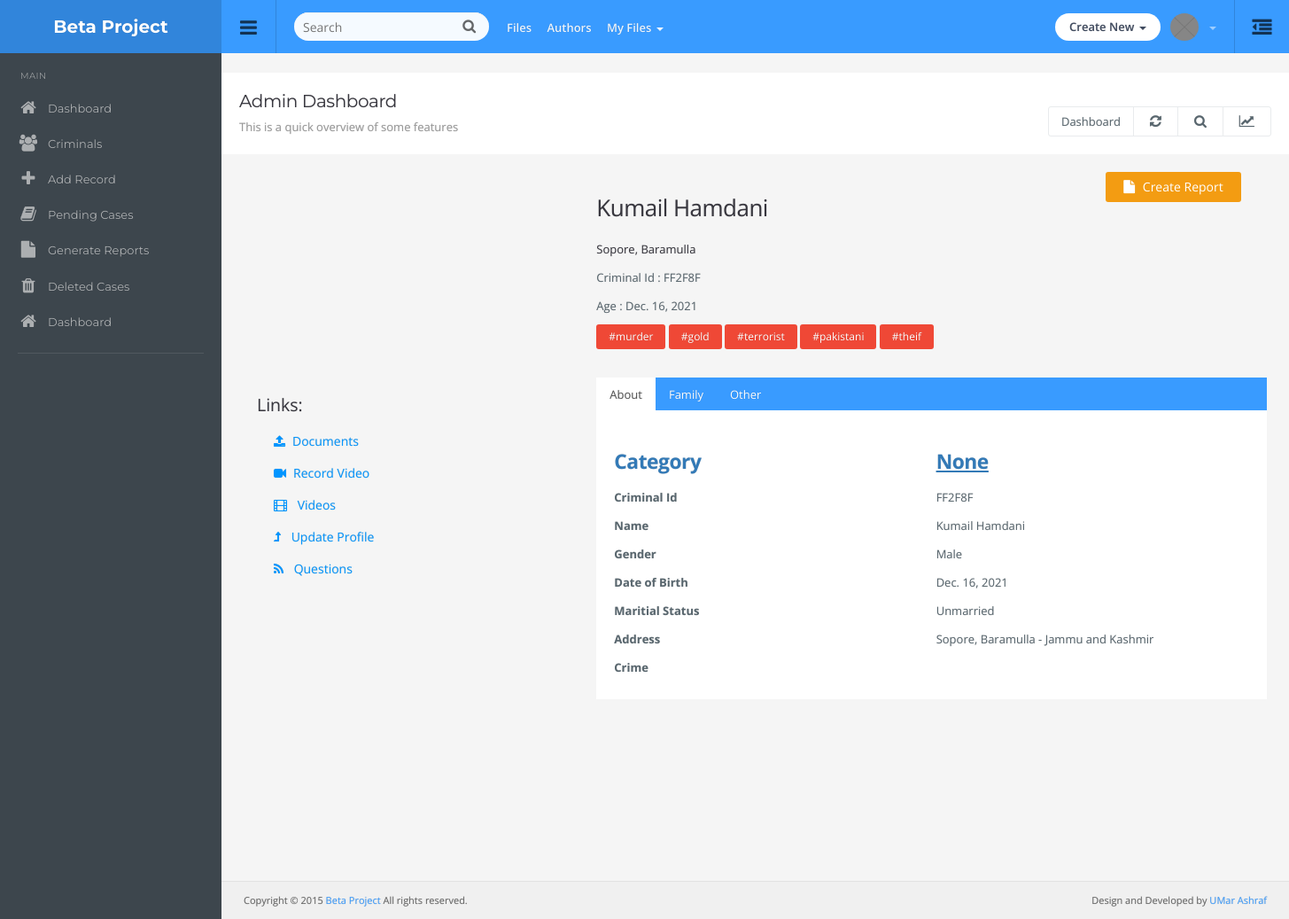
The page /view/20 (signed in) on the database its author committed.
### criminals/models.py (models this page shows, shortened)
class criminal(models.Model):
    category = models.ForeignKey(criminalcategory, on_delete=models.SET_NULL, null=True)
    fname= models.CharField(max_length=50)
    lname= models.CharField(max_length=50)
    code= models.CharField(max_length=100, default = uuid.uuid4().hex[:6].upper())
    dob=models.DateField(null=True, blank=True)
    gender=models.CharField(max_length=50)
    martial_status=models.CharField(max_length=50)
    pending=models.BooleanField(default=1)
    deleted=models.BooleanField(default=0)
    interviewed =models.BooleanField(default=0)
    imprisioned = models.BooleanField(default=1)
    created_on=models.DateField(auto_now_add=True)
    updated_on=models.DateField(auto_now=True)
    tags = TaggableManager()
    def getcriminal(id):
        return criminal.objects.get(id=id)

class criminaladdress(models.Model):
    criminal = models.ForeignKey(criminal, on_delete=models.CASCADE)
    country = models.CharField(max_length=50)
    state=models.CharField(max_length=50)
    district=models.CharField(max_length=50)
    town=models.CharField(max_length=50)
    zipcode=models.CharField(max_length=50)

### criminals/decorators.py (the view)
    def wrapperFun(request, *args, **kwargs):
        if request.user.is_superuser:
            return view_function(request, *args, **kwargs)
        elif request.user.is_staff or request.user.is_active:
            return redirect('subadmin')
        else:
            return redirect('userlogin')

### criminals/views.py (called while the page is built)
@adminOnly
def viewcriminal(request,id):
    cri=criminal.getcriminal(id)
    return render(request,'criminal.html',{'criminal':cri})

### criminals/templates/criminal.html (shortened to what this page needs)
{% extends 'base.html' %}
{% load static %}
{%block body%}
{% block links %}
<link rel="stylesheet" href="../../static/owl/owl.carousel.min.css">
<link rel="stylesheet" href="../../static/owl/owl.theme.default.css">
{% endblock links %}
<div class="container emp-profile">
    <div class="row">
        <div class="col-md-4">
            <div class="profile-img">
                <div class="owl-carousel">
                </div>
            </div>
        </div>
        <div class="col-md-6">
            <div class="profile-head">
                <h2>
                    {{criminal.fname}} {{criminal.lname}}
                </h2>
                <h6>
                    {% for address in criminal.criminaladdress_set.all %}
                        {{address.town}}, {{address.district}}
                    {% endfor %}
                </h6>
                <p class="proile-rating">Criminal Id : <span>{{criminal.code}}</span></p>
                <p class="proile-rating">Age : <span>{{criminal.dob}}</span></p>
                <div class="tags">
                    {% for tags in criminal.tags.all %}
                            <a href="{% url 'filterbytag' tags.slug %}" class="btn btn-sm btn-danger" style="margin-bottom: 10px;">#{{tags}}</a>
                    {% endfor %}
                </div>
                <br>
            </div>
        </div>
        <div class="col-md-2">
            <button class="btn btn-warning"><i class="fa fa-file" aria-hidden="true"></i> Create Report</button>
        </div>
    </div>
    <div class="row">
        <div class="col-md-4">
            <div class="profile-links">
                <h4>Links:</h4>
                    <div class="col-md-10">
                        <a href="{% url 'uploaddocuments' criminal.id %}" class=" btn-block btn-sm"><i class="fa fa-upload" aria-hidden="true"></i>Documents</a>
                        <a href="{% url 'recordvideo' criminal.id %}" class=" btn-block btn-sm"><i class="fa fa-video-camera" aria-hidden="true"></i>Record Video</a>
                        <a href="{% url 'criminalvid' criminal.id %}" class=" btn-block btn-sm"><i class="fa fa-film" aria-hidden="true"></i> Videos</a>
                        <a href="{% url 'updateprofile' criminal.id %}" class=" btn-block btn-sm"><i class="fa fa-level-up" aria-hidden="true"></i> Update Profile</a>
                        <a href="{% url 'reviews' criminal.id %}" class="btn-block btn-sm"><i class="fa fa-rss" aria-hidden="true"></i> Questions</a>
                    </div>
            </div>
        </div>
        <div class="col-md-8">
            <ul class="nav nav-tabs tabcolor5-bg" role="tablist">
                <li role="presentation" class="active"><a href="#About10" aria-controls="About10" role="tab" data-toggle="tab">About</a></li>
                <li role="presentation"><a href="#family" aria-controls="family" role="tab" data-toggle="tab">Family</a></li>
                <li role="presentation"><a href="#other" aria-controls="other" role="tab" data-toggle="tab">Other</a></li>
            </ul>
            <div class="tab-content">
                <div role="tabpanel" class="tab-pane active" id="About10">
                    <div class="row">
                        <div class="col-md-6">
                            <h3 class="text-primary" style="font-weight: bold;">Category</h3>
                        </div>
                        <div class="col-md-6">
                            <h3 class="text-primary"style="font-weight: bold;"><u>{{criminal.category}}</u></h3>
                        </div>
                    </div>
                    <div class="row">
                        <div class="col-md-6">
                            <label>Criminal Id</label>
                        </div>
                        <div class="col-md-6">
                            <p>{{criminal.code}}</p>
                        </div>
                    </div>
                    <div class="row">
                        <div class="col-md-6">
                            <label>Name</label>
                        </div>
                        <div class="col-md-6">
                            <p>{{criminal.fname}} {{criminal.lname}}</p>
                        </div>
                    </div>
                    <div class="row">
                        <div class="col-md-6">
                            <label>Gender</label>
                        </div>
                        <div class="col-md-6">
                            <p>{{criminal.gender}}</p>
                        </div>
                    </div>
                    <div class="row">
                        <div class="col-md-6">
                            <label>Date of Birth</label>
                        </div>
                        <div class="col-md-6">
                            <p>{{criminal.dob}}</p>
                        </div>
                    </div>
                    <div class="row">
                        <div class="col-md-6">
                            <label>Maritial Status</label>
                        </div>
                        <div class="col-md-6">
                            <p>{{criminal.martial_status}}</p>
                        </div>
                    </div>
                    <div class="row">
                        <div class="col-md-6">
                            <label>Address</label>
                        </div>
                        <div class="col-md-6">
                            {% for address in criminal.criminaladdress_set.all %}
                            <p>{{address.town}}, {{address.district}} - {{address.state}}</p>
                            {% endfor %}
                        </div>
                    </div>
                    <div class="row">
                        <div class="col-md-6">
                            <label>Crime</label>
                        </div>
                        <div class="col-md-6">
                        </div>
                    </div>
                </div>
              </div>
        </div>
    </div>
</div>
    {%endblock body%}

### static/css/style.css (style rules this page uses)
body { background: #3D464D; color: #58666E; margin: 0; line-height: 1.7em; overflow-x: hidden; font-size: 13px; font-family: 'Open Sans', sans-serif; outline: 0; text-Shadow: 0 0 1px rgba(0, 0, 0, 0.2); }
a { color: #399BFF; text-decoration: none; }
.col-xs-1, .col-sm-1, .col-md-1, .col-lg-1, .col-xs-2, .col-sm-2, .col-md-2, .col-lg-2, .col-xs-3, .col-sm-3, .col-md-3, .col-lg-3, .col-xs-4, .col-sm-4, .col-md-4, .col-lg-4, .col-xs-5, .col-sm-5, .col-md-5, .col-lg-5, .col-xs-6, .col-sm-6, .col-md-6, .col-lg-6, .col-xs-7, .col-sm-7, .col-md-7, .col-lg-7, .col-xs-8, .col-sm-8, .col-md-8, .col-lg-8, .col-xs-9, .col-sm-9, .col-md-9, .col-lg-9, .col-xs-10, .col-sm-10, .col-md-10, .col-lg-10, .col-xs-11, .col-sm-11, .col-md-11, .col-lg-11, .col-xs-12, .col-sm-12, .col-md-12, .col-lg-12 { padding-right: 15px; padding-left: 15px; }
.row { margin-right: -15px; margin-left: -15px; }
.container-widget .col-xs-1, .container-widget .col-sm-1, .container-widget .col-md-1, .container-widget .col-lg-1, .container-widget .col-xs-2, .container-widget .col-sm-2, .container-widget .col-md-2, .container-widget .col-lg-2, .container-widget .col-xs-3, .container-widget .col-sm-3, .container-widget .col-md-3, .container-widget .col-lg-3, .container-widget .col-xs-4, .container-widget .col-sm-4, .container-widget .col-md-4, .container-widget .col-lg-4, .container-widget .col-xs-5, .container-widget .col-sm-5, .container-widget .col-md-5, .container-widget .col-lg-5, .container-widget .col-xs-6, .container-widget .col-sm-6, .container-widget .col-md-6, .container-widget .col-lg-6, .container-widget .col-xs-7, .container-widget .col-sm-7, .container-widget .col-md-7, .container-widget .col-lg-7, .container-widget .col-xs-8, .container-widget .col-sm-8, .container-widget .col-md-8, .container-widget .col-lg-8, .container-widget .col-xs-9, .container-widget .col-sm-9, .container-widget .col-md-9, .container-widget .col-lg-9, .container-widget .col-xs-10, .container-widget .col-sm-10, .container-widget .col-md-10, .container-widget .col-lg-10, .container-widget .col-xs-11, .container-widget .col-sm-11, .container-widget .col-md-11, .container-widget .col-lg-11, .container-widget .col-xs-12, .container-widget .col-sm-12, .container-widget .col-md-12, .container-widget .col-lg-12 { padding-right: 5px; padding-left: 5px; }
.container-widget .row { margin-right: -5px; margin-left: -5px; }
h1, h2, h3, h4, h5, h6, .h1, .h2, .h3, .h4, .h5, .h6 { font-family: inherit; font-weight: 400; line-height: 1.6; color: #37363E; }
h1, .h1, h2, .h2, h3, .h3 { margin-top: 20px; margin-bottom: 10px; letter-spacing: -0.02em; }
h4, .h4, h5, .h5, h6, .h6 { margin-top: 15px; margin-bottom: 10px; }
h2, .h2 { font-size: 2em; }
h3, .h3 { font-size: 1.75em; }
h4, .h4 { font-size: 1.5em; }
h6, .h6 { font-size: 1em; }
.btn { font-size: 14px; padding: 7px 20px 7px 20px; border: none; background: #E4E4E4; color: inherit; border-radius: 3px; }
.btn-sm { font-size: 12px; padding: 5px 14px; }
.btn .fa { font-size: 15px; margin-right: 5px; }
.btn-warning { background-color: #F39C12; color: #fff; }
.btn-danger { background-color: #EF4836; color: #fff; }
.tab-content { background: #fff; padding: 20px; }
.nav-tabs { border-bottom: none; background: #E9E9E9; padding: 0; }
.nav-tabs > li { float: left; margin-bottom: -1px; margin-right: -2px; }
.nav-tabs > li > a { margin-right: 2px; line-height: 1.42857143; color: inherit; border: none; border-radius: 0; }
.nav-tabs > li.active > a, .nav-tabs > li.active > a:hover, .nav-tabs > li.active > a:focus { color: #555; cursor: default; background-color: #fff; border: none; border-bottom-color: transparent; }
.tabcolor5-bg li a, .tabcolor6-bg li a, .tabcolor7-bg li a, .tabcolor8-bg li a, .tabcolor9-bg li a, .tabcolor10-bg li a { color: #fff; }
.tabcolor5-bg { background: #399BFF; }

### criminals/templates/criminal.html (style rules this page uses)
.profile-links a { text-decoration: none; font-size: 14px; color: rgb(0, 149, 255); transition: 0.3s; }
.profile-links a .fa { margin-right: 8px; }

### rows shown on the page
criminal: fname "Kumail", lname "Hamdani", code "FF2F8F", dob "Dec. 16, 2021", category "None", gender "Male", martial_status "Unmarried"
criminaladdress: town "Sopore", district "Baramulla", state "Jammu and Kashmir"
Tag: name "murder"
Tag: name "gold"
Tag: name "terrorist"
Tag: name "pakistani"
Tag: name "theif"
